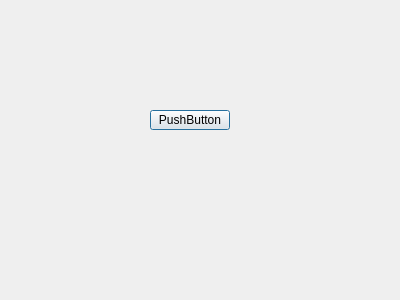
<?xml version="1.0" encoding="UTF-8"?>
<ui version="4.0">
 <class>initscreen</class>
 <widget class="QDialog" name="initscreen">
  <property name="geometry">
   <rect>
    <x>0</x>
    <y>0</y>
    <width>400</width>
    <height>300</height>
   </rect>
  </property>
  <property name="windowTitle">
   <string>Dialog</string>
  </property>
  <widget class="QPushButton" name="pushButton">
   <property name="geometry">
    <rect>
     <x>150</x>
     <y>110</y>
     <width>80</width>
     <height>20</height>
    </rect>
   </property>
   <property name="text">
    <string>PushButton</string>
   </property>
  </widget>
 </widget>
 <resources/>
 <connections/>
</ui>
